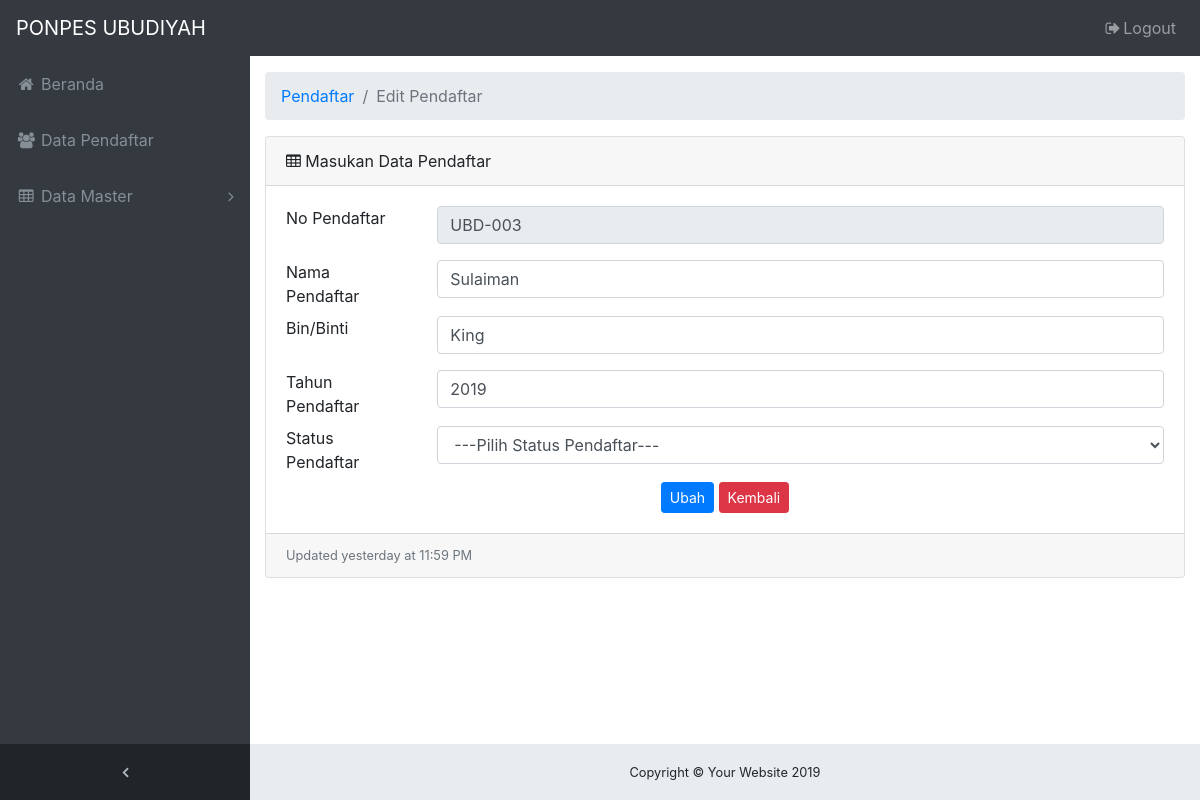
Screenshot of /admin/pendaftar_edit.php?id=3 (signed in) with the database file from the repository.
### tables this page shows
CREATE TABLE `pendaftar` (
  `id_pendaftar` int(11) NOT NULL,
  `no_pendaftar` varchar(25) NOT NULL,
  `nama_pendaftar` varchar(25) NOT NULL,
  `bin_binti` varchar(25) NOT NULL,
  `status_pendaftar` varchar(15) DEFAULT NULL,
  `tahun_pendaftar` varchar(4) NOT NULL
);

### admin/pendaftar_edit.php (the view, shortened to what this page needs)
<?php
  include 'header.php';
  include 'menu.php';
  $id_pendaftar  = $_GET['id'];
  $data = mysql_query("SELECT * FROM pendaftar WHERE id_pendaftar='$id_pendaftar'",$conn);
  while($user_data = mysql_fetch_array($data))
    {
      $no_pendaftar = $user_data['no_pendaftar'];
      $nama_pendaftar = $user_data['nama_pendaftar'];
      $bin_binti = $user_data['bin_binti'];
      $tahun_pendaftar = $user_data['tahun_pendaftar'];
    }
?>
  <div class="content-wrapper">
    <div class="container-fluid">
      <ol class="breadcrumb">
        <li class="breadcrumb-item">
          <a href="#">Pendaftar</a>
        </li>
        <li class="breadcrumb-item active">Edit Pendaftar</li>
      </ol>
      <div class="card mb-3">
        <div class="card-header">
          <i class="fa fa-table"></i> Masukan Data Pendaftar</div>
        <div class="card-body">
<form class="form-horizontal" method="post" action="pendaftar_proses_edit.php">
            <div class="row clearfix">
                <div class="col-lg-2 col-md-2 col-sm-4 col-xs-5">
                  <label for="no_pendaftar">No Pendaftar</label>
                </div>
                <div class="col-lg-10 col-md-10 col-sm-8 col-xs-7">
                  <div class="form-group">
                    <input type="text" id="no_pendaftar" readonly="" name="no_pendaftar" value="<?php echo $no_pendaftar; ?>" class="form-control" required="">
                  </div>
                </div>
            </div>
            <div class="row clearfix">
                <div class="col-lg-2 col-md-2 col-sm-4 col-xs-5">
                  <label for="nama_pendaftar">Nama Pendaftar</label>
                </div>
                <div class="col-lg-10 col-md-10 col-sm-8 col-xs-7">
                  <div class="form-group">
                    <input type="text" id="nama_pendaftar" name="nama_pendaftar" value="<?php echo $nama_pendaftar; ?>" class="form-control" required="">
                  </div>
                </div>
            </div>
            <div class="row clearfix">
                <div class="col-lg-2 col-md-2 col-sm-4 col-xs-5">
                  <label for="bin_binti">Bin/Binti</label>
                </div>
                <div class="col-lg-10 col-md-10 col-sm-8 col-xs-7">
                  <div class="form-group">
                    <input type="text" id="bin_binti" name="bin_binti" value="<?php echo $bin_binti; ?>" class="form-control" required="">
                  </div>
                </div>
            </div>
            <div class="row clearfix">
                <div class="col-lg-2 col-md-2 col-sm-4 col-xs-5">
                  <label for="tahun_pendaftar">Tahun Pendaftar</label>
                </div>
                <div class="col-lg-10 col-md-10 col-sm-8 col-xs-7">
                  <div class="form-group">
                    <input type="text" id="tahun_pendaftar" name="tahun_pendaftar" value="<?php echo $tahun_pendaftar; ?>" class="form-control" required="">
                  </div>
                </div>
            </div>
            <div class="row clearfix">
                <div class="col-lg-2 col-md-2 col-sm-4 col-xs-5">
                  <label for="status_pendaftar">Status Pendaftar</label>
                </div>
                <div class="col-lg-10 col-md-10 col-sm-8 col-xs-7">
                  <div class="form-group">
                    <select id="status_pendaftar" name="status_pendaftar" value="<?php echo $tahun_pendaftar; ?>" class="form-control" required="">
                      <option value="">---Pilih Status Pendaftar---</option>
                    </select>
                  </div>
                </div>
            </div>
            <div class="row clearfix">
                <div class="col-lg-12 col-md-12 col-sm-12 col-xs-12" style="align-items: center; text-align: center;">
                    <button class="btn btn-primary btn-sm" name="simpan" type="submit">Ubah</button>
                    <button class="btn btn-danger btn-sm" onclick="window.history.back()">Kembali</button>
                </div>
            </div>
</form>
        </div>
        <div class="card-footer small text-muted">Updated yesterday at 11:59 PM</div>
      </div>
    </div>
<?php
  include 'footer.php';
?>

### user/css/sb-admin.css (style rules this page uses)
html { position: relative; min-height: 100%; }
body { overflow-x: hidden; }
body.sticky-footer { margin-bottom: 56px; }
body.sticky-footer .content-wrapper { min-height: calc(100vh - 56px - 56px); }
body.fixed-nav { padding-top: 56px; }
.content-wrapper { min-height: calc(100vh - 56px); padding-top: 1rem; }
.content-wrapper { overflow-x: hidden; background: white; }
@media (min-width: 992px) { .content-wrapper { margin-left: 250px; } }

### rows the page displays
pendaftar: no_pendaftar "UBD-003", nama_pendaftar "Sulaiman", bin_binti "King", tahun_pendaftar "2019"
